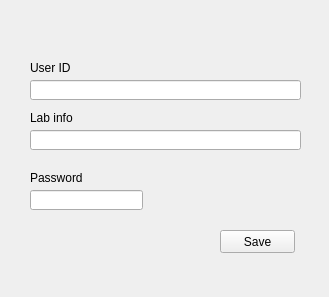
<?xml version="1.0" encoding="UTF-8"?>
<ui version="4.0">
 <class>telaCadastroPessoa</class>
 <widget class="QWidget" name="telaCadastroPessoa">
  <property name="geometry">
   <rect>
    <x>0</x>
    <y>0</y>
    <width>329</width>
    <height>297</height>
   </rect>
  </property>
  <property name="windowTitle">
   <string>Register new user</string>
  </property>
  <widget class="QStackedWidget" name="stackedWidget">
   <property name="geometry">
    <rect>
     <x>10</x>
     <y>40</y>
     <width>301</width>
     <height>251</height>
    </rect>
   </property>
   <property name="currentIndex">
    <number>0</number>
   </property>
   <widget class="QWidget" name="page">
    <widget class="QLineEdit" name="leNome">
     <property name="geometry">
      <rect>
       <x>20</x>
       <y>40</y>
       <width>271</width>
       <height>20</height>
      </rect>
     </property>
    </widget>
    <widget class="QLabel" name="label">
     <property name="geometry">
      <rect>
       <x>20</x>
       <y>20</y>
       <width>81</width>
       <height>16</height>
      </rect>
     </property>
     <property name="text">
      <string>User ID</string>
     </property>
    </widget>
    <widget class="QLineEdit" name="leLab">
     <property name="geometry">
      <rect>
       <x>20</x>
       <y>90</y>
       <width>271</width>
       <height>20</height>
      </rect>
     </property>
    </widget>
    <widget class="QLabel" name="label_3">
     <property name="geometry">
      <rect>
       <x>20</x>
       <y>70</y>
       <width>81</width>
       <height>16</height>
      </rect>
     </property>
     <property name="text">
      <string>Lab info</string>
     </property>
    </widget>
    <widget class="QPushButton" name="pushButton_2">
     <property name="geometry">
      <rect>
       <x>210</x>
       <y>190</y>
       <width>75</width>
       <height>23</height>
      </rect>
     </property>
     <property name="text">
      <string>Save</string>
     </property>
    </widget>
    <widget class="QLabel" name="label_2">
     <property name="geometry">
      <rect>
       <x>20</x>
       <y>130</y>
       <width>81</width>
       <height>16</height>
      </rect>
     </property>
     <property name="text">
      <string>Password</string>
     </property>
    </widget>
    <widget class="QLineEdit" name="lePass">
     <property name="geometry">
      <rect>
       <x>20</x>
       <y>150</y>
       <width>113</width>
       <height>20</height>
      </rect>
     </property>
     <property name="echoMode">
      <enum>QLineEdit::Password</enum>
     </property>
    </widget>
   </widget>
   <widget class="QWidget" name="page_2"/>
  </widget>
  <widget class="QLabel" name="label_4">
   <property name="geometry">
    <rect>
     <x>10</x>
     <y>10</y>
     <width>311</width>
     <height>41</height>
    </rect>
   </property>
   <property name="text">
    <string/>
   </property>
   <property name="pixmap">
    <pixmap resource="recursos.qrc">:/recursos/cabecalho4.jpg</pixmap>
   </property>
   <property name="scaledContents">
    <bool>true</bool>
   </property>
  </widget>
 </widget>
 <resources>
  <include location="recursos.qrc"/>
 </resources>
 <connections/>
</ui>
